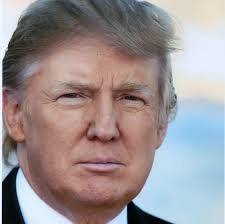
#> input picture model/test images/Trump-Test1.jpg, 225 x 224 px
$ jupyter execute PoliticalFigureRecognition.ipynb   (shell and % lines are left out)
#> lines starting #> are read from the running program, lines starting #| are printed output that depends on the picture
[cell 1]
import numpy as np
import cv2
import matplotlib
from matplotlib import pyplot as plt

[cell 2]
img = cv2.imread("./test images/Trump-Test1.jpg")
#> img is the input picture: shape (224, 225, 3); mean B, G, R 146.7, 145.3, 155
img.shape
#> Out = (224, 225, 3)

[cell 3]
plt.imshow(img)
plt.show()

[cell 4]
gray = cv2.cvtColor(img, cv2.COLOR_BGR2GRAY)
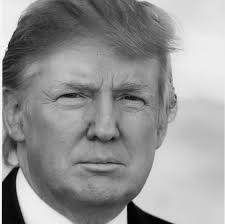
#> gray: shape (224, 225); min 0, max 254, mean 148.4
gray.shape
#> Out = (224, 225)


$ run again, with model/test images/Trump-Test2.jpg copied over model/test images/Trump-Test1.jpg
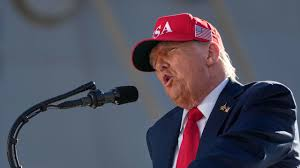
#> input picture model/test images/Trump-Test2.jpg, 300 x 168 px
#> img is the input picture: shape (168, 300, 3); mean B, G, R 94, 79.6, 81.2
#> `gray = cv2.cvtColor(img, cv2.COLOR_BGR2GRAY)`:
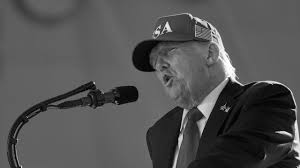
#> gray: shape (168, 300); min 0, max 255, mean 81.7

$ run again, with model/test images/Blonde Curly Hair in LEGO Short Film.jpg copied over model/test images/Trump-Test1.jpg
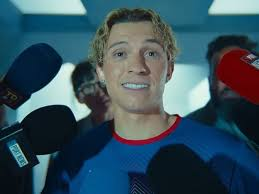
#> input picture model/test images/Blonde Curly Hair in LEGO Short Film.jpg, 259 x 194 px
#> img is the input picture: shape (194, 259, 3); mean B, G, R 93.3, 80.9, 55
#> `gray = cv2.cvtColor(img, cv2.COLOR_BGR2GRAY)`:
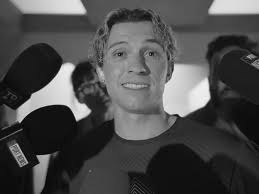
#> gray: shape (194, 259); min 3, max 243, mean 74.5
